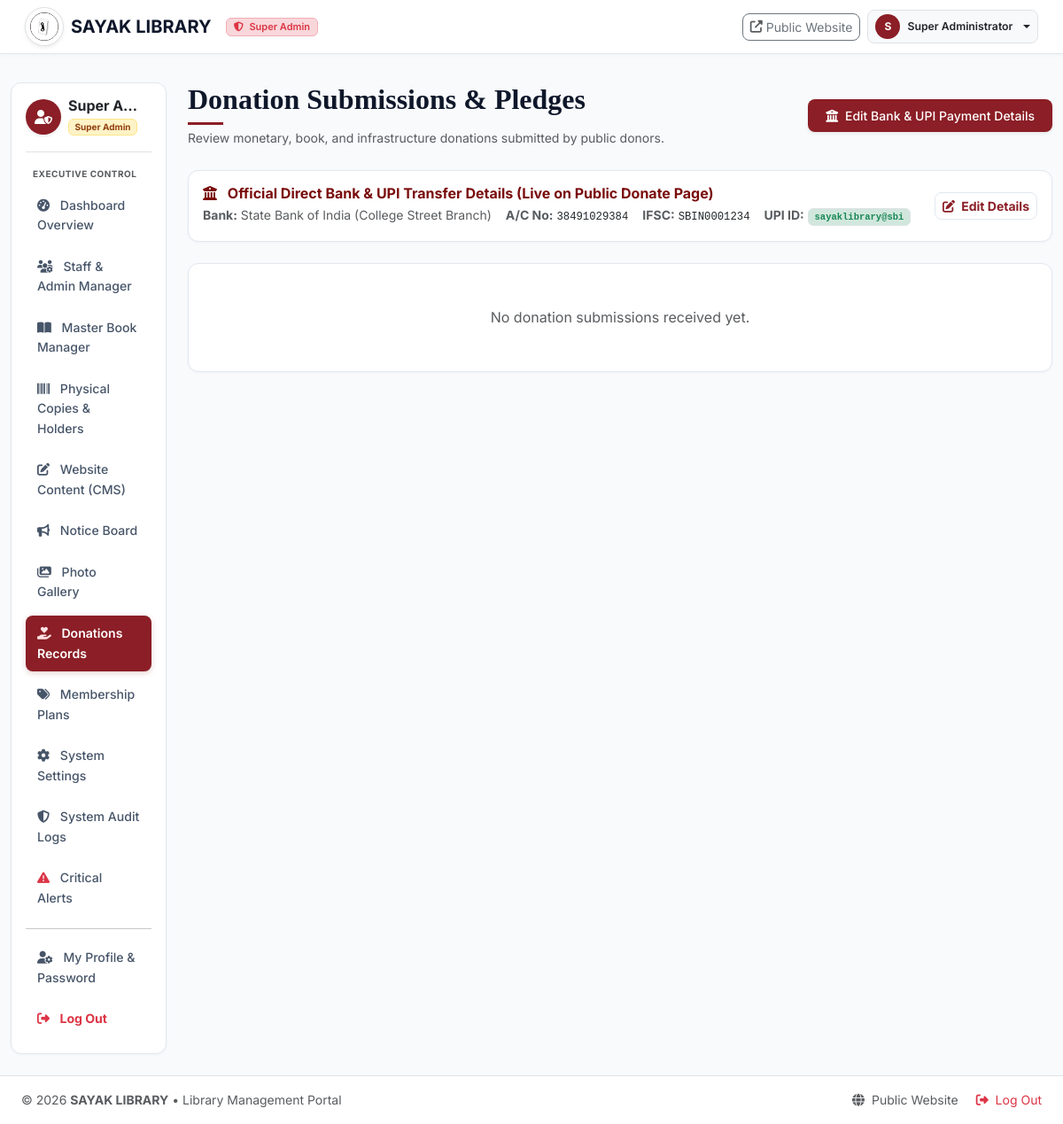
The page /admin/donations/index.php (signed in) on the database its author committed.
### tables this page shows
CREATE TABLE `system_settings` (
  `id` INT UNSIGNED AUTO_INCREMENT PRIMARY KEY,
  `setting_key` VARCHAR(100) NOT NULL UNIQUE,
  `setting_value` TEXT DEFAULT NULL,
  `updated_at` TIMESTAMP DEFAULT CURRENT_TIMESTAMP ON UPDATE CURRENT_TIMESTAMP
);

### includes/functions.php (called while the page is built, shortened)
<?php
function escape(?string $string): string {
    return htmlspecialchars($string ?? '', ENT_QUOTES, 'UTF-8');
}
function get_setting(string $key, string $default = ''): string {
    try {
        $db = getDB();
        $stmt = $db->prepare("SELECT setting_value FROM system_settings WHERE setting_key = ?");
        $stmt->execute([$key]);
        $val = $stmt->fetchColumn();
        return $val !== false ? (string)$val : $default;
    } catch (Exception $e) {
        return $default;
    }
}

### includes/auth.php (called while the page is built, shortened)
<?php
require_once __DIR__ . '/database.php';
require_once __DIR__ . '/functions.php';
function get_logged_in_user(): ?array {
    return [
        'id' => $_SESSION['user_id'],
        'full_name' => $_SESSION['full_name'],
        'email' => $_SESSION['email'],
        'role_code' => $_SESSION['role_code'],
        'role_name' => $_SESSION['role_name'],
        'member_id' => $_SESSION['member_id'] ?? null,
        'member_code' => $_SESSION['member_code'] ?? null,
        'librarian_id' => $_SESSION['librarian_id'] ?? null,
    ];
}

### admin/donations/index.php (the view, shortened to what this page needs)
<?php
require_once __DIR__ . '/../../includes/database.php';
require_once __DIR__ . '/../../includes/functions.php';
require_once __DIR__ . '/../../includes/auth.php';
$db = getDB();
$donations = $db->query("SELECT * FROM donations ORDER BY id DESC")->fetchAll();
require_once __DIR__ . '/../../includes/header.php';
?>
<div class="container-fluid py-4">
    <div class="row g-4">
        <div class="col-lg-3 col-xl-2">
            <?php require_once __DIR__ . '/../../includes/sidebar.php'; ?>
        </div>
        <div class="col-lg-9 col-xl-10">
            <div class="d-flex justify-content-between align-items-center mb-4 flex-wrap gap-2">
                <div>
                    <h2 class="section-title mb-1">Donation Submissions & Pledges</h2>
                    <p class="text-muted small mb-0">Review monetary, book, and infrastructure donations submitted by public donors.</p>
                </div>
                <div>
                    <button type="button" class="btn btn-maroon font-serif fw-bold btn-sm shadow-sm" data-bs-toggle="modal" data-bs-target="#editPaymentDetailsModal" style="background-color: #7A0C0C;">
                        <i class="fas fa-university me-1"></i> Edit Bank & UPI Payment Details
                    </button>
                </div>
            </div>
            <div class="card sayak-card mb-4 border-start border-4 border-maroon">
                <div class="card-body p-3 d-flex justify-content-between align-items-center flex-wrap gap-3">
                    <div>
                        <h6 class="font-serif fw-bold text-maroon mb-1" style="color: #7A0C0C;">
                            <i class="fas fa-university me-2"></i> Official Direct Bank & UPI Transfer Details (Live on Public Donate Page)
                        </h6>
                        <div class="d-flex flex-wrap gap-3 small text-muted">
                            <span><strong>Bank:</strong> <?= escape(get_setting('donate_bank_name', 'State Bank of India (College Street Branch)')) ?></span>
                            <span><strong>A/C No:</strong> <code class="text-dark font-monospace"><?= escape(get_setting('donate_account_no', '38491029384')) ?></code></span>
                            <span><strong>IFSC:</strong> <code class="text-dark font-monospace"><?= escape(get_setting('donate_ifsc', 'SBIN0001234')) ?></code></span>
                            <span><strong>UPI ID:</strong> <span class="badge bg-success-subtle text-success border font-monospace"><?= escape(get_setting('donate_upi_id', 'sayaklibrary@sbi')) ?></span></span>
                        </div>
                    </div>
                    <div>
                        <button type="button" class="btn btn-outline-maroon btn-sm font-serif fw-bold" data-bs-toggle="modal" data-bs-target="#editPaymentDetailsModal">
                            <i class="fas fa-edit me-1"></i> Edit Details
                        </button>
                    </div>
                </div>
            </div>
            <div class="card sayak-card">
                <div class="card-body p-0">
                    <?php if (!empty($donations)): ?>
                        <div class="table-responsive">
                            <table class="table table-hover align-middle mb-0">
                                <thead class="table-light">
                                    <tr>
                                        <th>Donor Name & Contact</th>
                                        <th>Donation Type</th>
                                        <th>Amount / Pledged Value</th>
                                        <th>Message / Items</th>
                                        <th>Date</th>
                                        <th>Status</th>
                                        <th>Update Status</th>
                                    </tr>
                                </thead>
                                <tbody>
                                    <?php foreach ($donations as $d): ?>
                                        <tr>
                                            <td>
                                                <strong class="font-serif text-dark d-block"><?= escape($d['donor_name']) ?></strong>
                                                <small class="text-muted"><i class="fas fa-envelope me-1"></i> <?= escape($d['email']) ?> | <i class="fas fa-phone me-1"></i> <?= escape($d['mobile']) ?></small>
                                            </td>
                                            <td>
                                                <?php if ($d['donation_type'] === 'Money'): ?>
                                                    <span class="badge bg-success">Financial (Money)</span>
                                                <?php elseif ($d['donation_type'] === 'Books'): ?>
                                                    <span class="badge bg-primary">Books</span>
                                                <?php else: ?>
                                                    <span class="badge bg-warning text-dark"><?= escape($d['donation_type']) ?></span>
                                                <?php endif; ?>
                                            </td>
                                            <td><strong class="text-success"><?= format_currency($d['amount'] ?: 0) ?></strong></td>
                                            <td><small class="text-secondary"><?= escape($d['message'] ?: 'N/A') ?></small></td>
                                            <td><small><?= format_date($d['created_at']) ?></small></td>
                                            <td>
                                                <?php if ($d['status'] === 'New'): ?>
                                                    <span class="badge bg-warning text-dark">New</span>
                                                <?php elseif ($d['status'] === 'Accepted'): ?>
                                                    <span class="badge bg-success">Accepted</span>
                                                <?php else: ?>
                                                    <span class="badge bg-secondary"><?= escape($d['status']) ?></span>
                                                <?php endif; ?>
                                            </td>
                                            <td>
                                                <form action="" method="POST" class="d-flex gap-1 align-items-center">
                                                    <input type="hidden" name="csrf_token" value="<?= generate_csrf_token() ?>">
                                                    <input type="hidden" name="donation_id" value="<?= $d['id'] ?>">
                                                    <select name="status" class="form-select form-select-sm" style="width: auto;">
                                                        <option value="New" <?= $d['status'] === 'New' ? 'selected' : '' ?>>New</option>
                                                        <option value="Accepted" <?= $d['status'] === 'Accepted' ? 'selected' : '' ?>>Accepted</option>
                                                        <option value="Completed" <?= $d['status'] === 'Completed' ? 'selected' : '' ?>>Completed</option>
                                                        <option value="Rejected" <?= $d['status'] === 'Rejected' ? 'selected' : '' ?>>Rejected</option>
                                                    </select>
                                                    <button type="submit" name="update_status" class="btn btn-sm btn-outline-secondary">Save</button>
                                                </form>
                                            </td>
                                        </tr>
                                    <?php endforeach; ?>
                                </tbody>
                            </table>
                        </div>
                    <?php else: ?>
                        <div class="p-5 text-center text-muted">No donation submissions received yet.</div>
                    <?php endif; ?>
                </div>
            </div>
        </div>
    </div>
</div>
<?php require_once __DIR__ . '/../../includes/footer.php'; ?>

### includes/header.php (shortened to what this page needs)
<?php
require_once __DIR__ . '/database.php';
require_once __DIR__ . '/functions.php';
require_once __DIR__ . '/auth.php';
$currentUser = get_logged_in_user();
?>
<!DOCTYPE html>
<html lang="en">
<head>
    <link href="https://cdn.jsdelivr.net/npm/bootstrap@5.3.2/dist/css/bootstrap.min.css" rel="stylesheet">
    <link rel="stylesheet" href="https://cdnjs.cloudflare.com/ajax/libs/font-awesome/6.4.2/css/all.min.css">
    <link rel="stylesheet" href="<?= BASE_URL ?>assets/css/style.css">
<?php
$scriptPath = str_replace('\\', '/', $_SERVER['SCRIPT_NAME'] ?? '');
$isDashboard = (
    strpos($scriptPath, '/admin/') !== false ||
    strpos($scriptPath, '/librarian/') !== false ||
    strpos($scriptPath, '/member/') !== false ||
    (!empty($isDashboard))
);
$dashboardHomeUrl = BASE_URL;
if ($currentUser) {
    if ($currentUser['role_code'] === 'SUPER_ADMIN') {
        $dashboardHomeUrl = BASE_URL . 'admin/dashboard.php';
    } elseif ($currentUser['role_code'] === 'LIBRARIAN') {
        $dashboardHomeUrl = BASE_URL . 'librarian/dashboard.php';
    } else {
        $dashboardHomeUrl = BASE_URL . 'member/dashboard.php';
    }
}
?>
</head>
<body class="<?= $isDashboard ? 'dashboard-layout bg-light d-flex flex-column min-vh-100' : '' ?>">
<?php if ($isDashboard): ?>
    <?php
    $logoVal = get_setting('site_logo', '');
    if (!empty($logoVal) && file_exists(ROOT_PATH . 'uploads/' . $logoVal)) {
        $logoUrl = BASE_URL . 'uploads/' . $logoVal;
    } else {
        $logoUrl = BASE_URL . 'assets/images/site_logo.png';
    }
    $roleName = $currentUser['role_name'] ?? 'Dashboard';
    $roleCode = $currentUser['role_code'] ?? '';
    ?>
    <header class="navbar navbar-expand navbar-light bg-white sticky-top shadow-sm px-3 d-print-none dashboard-navbar border-bottom" style="z-index: 1040; min-height: 58px;">
        <div class="container-fluid d-flex align-items-center justify-content-between">
            <div class="d-flex align-items-center">
                <a href="<?= $dashboardHomeUrl ?>" class="navbar-brand d-flex align-items-center me-3 py-0 text-dark">
                    <img src="<?= $logoUrl ?>" alt="Sayak Logo" class="rounded-circle bg-white p-1 me-2 border shadow-sm" style="width: 44px; height: 44px; object-fit: cover;">
                    <span class="font-serif fw-bold text-dark fs-5 tracking-wide" style="color: #0F172A !important;"><?= escape(get_setting('library_name', 'SAYAK LIBRARY')) ?></span>
                </a>
                <?php
                $roleBadgeClass = 'bg-primary-subtle text-primary border-primary-subtle';
                $roleIcon = 'fa-user';
                if ($roleCode === 'SUPER_ADMIN') {
                    $roleBadgeClass = 'bg-danger-subtle text-danger border-danger-subtle';
                    $roleIcon = 'fa-shield-alt';
                } elseif ($roleCode === 'LIBRARIAN') {
                    $roleBadgeClass = 'bg-primary-subtle text-primary border-primary-subtle';
                    $roleIcon = 'fa-book-reader';
                } else {
                    $roleBadgeClass = 'bg-success-subtle text-success border-success-subtle';
                    $roleIcon = 'fa-user-check';
                }
                ?>
                <span class="badge border <?= $roleBadgeClass ?> font-serif px-2 py-1 align-middle d-none d-sm-inline-block" style="font-size: 11px; font-weight: 600;">
                    <i class="fas <?= $roleIcon ?> me-1"></i>
                    <?= escape($roleName) ?>
                </span>
            </div>
            <div class="d-flex align-items-center gap-2">
                <a href="<?= BASE_URL ?>" target="_blank" class="btn btn-sm btn-outline-secondary font-serif d-none d-md-inline-flex align-items-center rounded-3" title="Open Public Website in new tab">
                    <i class="fas fa-external-link-alt me-1 text-muted"></i> Public Website
                </a>
                <?php if ($currentUser): ?>
                    <div class="dropdown">
                        <button class="btn btn-sm bg-light border d-flex align-items-center gap-2 py-1 px-2 rounded-3 dropdown-toggle text-dark" type="button" data-bs-toggle="dropdown" aria-expanded="false">
                            <div class="rounded-circle text-white d-flex align-items-center justify-content-center fw-bold" style="width: 28px; height: 28px; font-size: 12px; background-color: #8B1E26;">
                                <?= strtoupper(substr($currentUser['full_name'] ?? 'U', 0, 1)) ?>
                            </div>
                            <span class="small fw-semibold d-none d-sm-inline-block text-truncate text-dark" style="max-width: 140px;">
                                <?= escape($currentUser['full_name']) ?>
                            </span>
                        </button>
                    </div>
                <?php endif; ?>
            </div>
        </div>
    </header>
<?php endif; ?>
<div class="main-content-wrapper <?= $isDashboard ? 'flex-grow-1' : '' ?>">

### includes/footer.php (shortened to what this page needs)
</div>
<?php
$scriptPath = str_replace('\\', '/', $_SERVER['SCRIPT_NAME'] ?? '');
$isDashboard = (
    strpos($scriptPath, '/admin/') !== false ||
    strpos($scriptPath, '/librarian/') !== false ||
    strpos($scriptPath, '/member/') !== false ||
    (!empty($isDashboard))
);
?>
<?php if ($isDashboard): ?>
    <footer class="portal-footer py-3 text-center text-muted small border-top bg-white mt-auto d-print-none">
        <div class="container-fluid d-flex flex-wrap justify-content-between align-items-center px-4">
            <span>&copy; <?= date('Y') ?> <strong><?= escape(get_setting('library_name', 'SAYAK LIBRARY')) ?></strong> &bull; Library Management Portal</span>
            <div>
                <a href="<?= BASE_URL ?>" target="_blank" class="text-muted me-3 text-decoration-none"><i class="fas fa-globe me-1"></i> Public Website</a>
                <a href="<?= BASE_URL ?>logout.php" class="text-danger text-decoration-none"><i class="fas fa-sign-out-alt me-1"></i> Log Out</a>
            </div>
        </div>
    </footer>
<?php endif; ?>
</body>
</html>

### rows shown on the page
system_settings: setting_value "SAYAK LIBRARY"
system_settings: setting_value "State Bank of India (College Street Branch)"
system_settings: setting_value "38491029384"
system_settings: setting_value "SBIN0001234"
system_settings: setting_value "sayaklibrary@sbi"

### other values the page prints
$roleName "Super Admin"
substr($currentUser['full_name'] ?? 'U', 0, 1) "S"
$currentUser['full_name'] "Super Administrator"
$currentUser['full_name'] "Super A…"
$currentUser['role_name'] "Super Admin"
